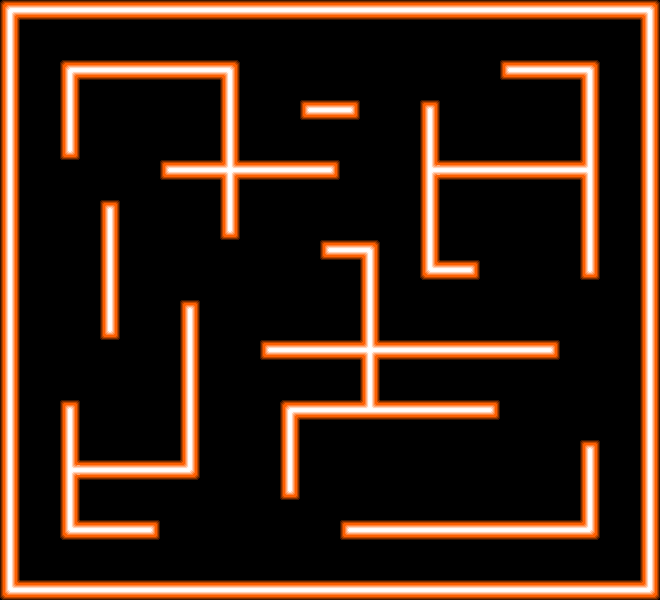

Below is a game level as drawn by its tile map, then a one-line description and the .tmx that defines it (tile-layer data replaced by summaries):
An orthogonal 33x30 tile map with 20x20 px tiles, 2 tile layers (edge, map).

<map version="1.0" tiledversion="1.1.4" orientation="orthogonal" renderorder="left-up" width="33" height="30" tilewidth="20" tileheight="20" infinite="0" nextobjectid="1">
 <tileset firstgid="1" source="tileset.tsx" />
 <layer name="edge" width="33" height="30">
  <data>[990 cells, 122 non-empty, 6 distinct tile ids]</data>
 </layer>
 <layer name="map" width="33" height="30">
  <data>[990 cells, 153 non-empty, 14 distinct tile ids]</data>
 </layer>
</map>
